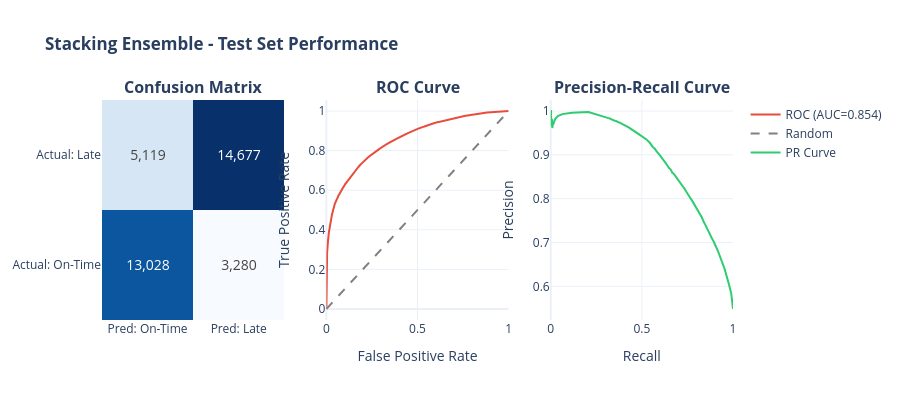

Here is the notebook cell this chart was saved with:
### Code cell
# Visualize test results
fig = make_subplots(
    rows=1, cols=3,
    specs=[[{"type": "heatmap"}, {"type": "scatter"}, {"type": "scatter"}]],
    subplot_titles=('<b>Confusion Matrix</b>', '<b>ROC Curve</b>', '<b>Precision-Recall Curve</b>')
)

# Confusion Matrix
fig.add_trace(
    go.Heatmap(
        z=cm,
        x=['Pred: On-Time', 'Pred: Late'],
        y=['Actual: On-Time', 'Actual: Late'],
        colorscale='Blues',
        text=cm,
        texttemplate='%{text:,}',
        textfont={'size': 14},
        showscale=False
    ),
    row=1, col=1
)

# ROC Curve
fpr, tpr, _ = roc_curve(y_test, y_test_proba)
fig.add_trace(
    go.Scatter(x=fpr, y=tpr, mode='lines', name=f'ROC (AUC={test_roc_auc:.3f})',
               line=dict(color='#e74c3c', width=2)),
    row=1, col=2
)
fig.add_trace(
    go.Scatter(x=[0, 1], y=[0, 1], mode='lines', name='Random',
               line=dict(color='gray', dash='dash')),
    row=1, col=2
)

# PR Curve
precision_curve, recall_curve, _ = precision_recall_curve(y_test, y_test_proba)
fig.add_trace(
    go.Scatter(x=recall_curve, y=precision_curve, mode='lines', name='PR Curve',
               line=dict(color='#2ecc71', width=2)),
    row=1, col=3
)

fig.update_layout(
    height=400,
    title=f'<b>{best_model_name} - Test Set Performance</b>',
    showlegend=True
)
fig.update_xaxes(title_text='False Positive Rate', row=1, col=2)
fig.update_yaxes(title_text='True Positive Rate', row=1, col=2)
fig.update_xaxes(title_text='Recall', row=1, col=3)
fig.update_yaxes(title_text='Precision', row=1, col=3)
fig.show()

### Figure 1 — Plotly figure (JSON) as saved in the notebook; plotly's stock layout.template omitted (floating-point values rounded to 4 significant figures; data arrays with more than 128 entries replaced by an {"elided": "..."} marker saying what was removed)
{"data": [{"colorscale": [[0, "rgb(247,251,255)"], [0.125, "rgb(222,235,247)"], [0.25, "rgb(198,219,239)"], [0.375, "rgb(158,202,225)"], [0.5, "rgb(107,174,214)"], [0.625, "rgb(66,146,198)"], [0.75, "rgb(33,113,181)"], [0.875, "rgb(8,81,156)"], [1, "rgb(8,48,107)"]], "showscale": false, "text": [[13028, 3280], [5119, 14677]], "textfont": {"size": 14}, "texttemplate": "%{text:,}", "type": "heatmap", "x": ["Pred: On-Time", "Pred: Late"], "xaxis": "x", "y": ["Actual: On-Time", "Actual: Late"], "yaxis": "y", "z": [[13028, 3280], [5119, 14677]]}, {"line": {"color": "#e74c3c", "width": 2}, "mode": "lines", "name": "ROC (AUC=0.854)", "type": "scatter", "x": {"elided": "11146 float values"}, "xaxis": "x2", "y": {"elided": "11146 float values"}, "yaxis": "y2"}, {"line": {"color": "gray", "dash": "dash"}, "mode": "lines", "name": "Random", "type": "scatter", "x": [0, 1], "xaxis": "x2", "y": [0, 1], "yaxis": "y2"}, {"line": {"color": "#2ecc71", "width": 2}, "mode": "lines", "name": "PR Curve", "type": "scatter", "x": {"elided": "36105 float values"}, "xaxis": "x3", "y": {"elided": "36105 float values"}, "yaxis": "y3"}], "layout": {"annotations": [{"font": {"size": 16}, "showarrow": false, "text": "<b>Confusion Matrix</b>", "x": 0.1444, "xanchor": "center", "xref": "paper", "y": 1, "yanchor": "bottom", "yref": "paper"}, {"font": {"size": 16}, "showarrow": false, "text": "<b>ROC Curve</b>", "x": 0.5, "xanchor": "center", "xref": "paper", "y": 1, "yanchor": "bottom", "yref": "paper"}, {"font": {"size": 16}, "showarrow": false, "text": "<b>Precision-Recall Curve</b>", "x": 0.8556, "xanchor": "center", "xref": "paper", "y": 1, "yanchor": "bottom", "yref": "paper"}], "height": 400, "showlegend": true, "title": {"text": "<b>Stacking Ensemble - Test Set Performance</b>"}, "xaxis": {"anchor": "y", "domain": [0, 0.2889]}, "xaxis2": {"anchor": "y2", "domain": [0.3556, 0.6444], "title": {"text": "False Positive Rate"}}, "xaxis3": {"anchor": "y3", "domain": [0.7111, 1], "title": {"text": "Recall"}}, "yaxis": {"anchor": "x", "domain": [0, 1]}, "yaxis2": {"anchor": "x2", "domain": [0, 1], "title": {"text": "True Positive Rate"}}, "yaxis3": {"anchor": "x3", "domain": [0, 1], "title": {"text": "Precision"}}}}
